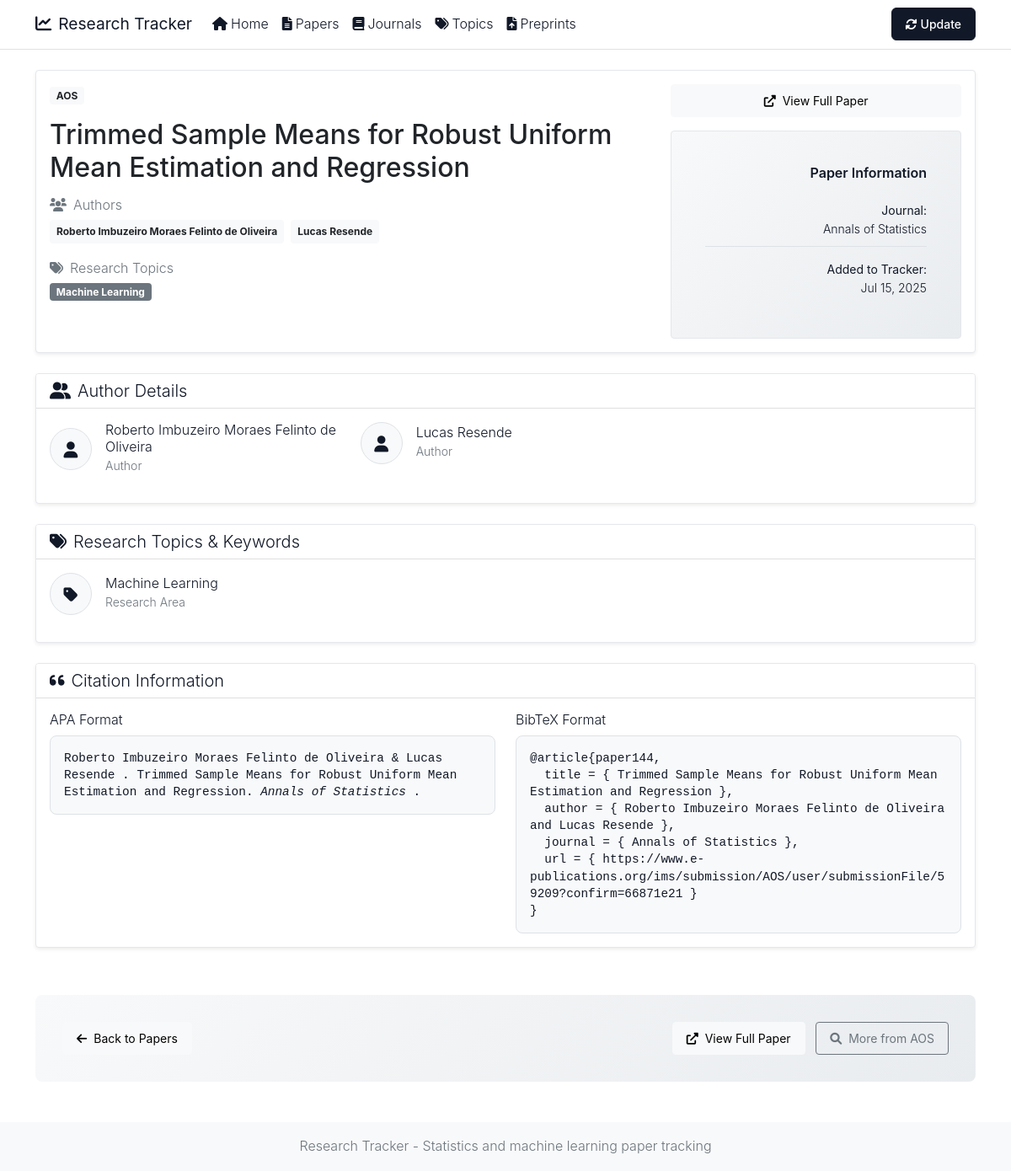
Page /paper/144 on the earlier database version.
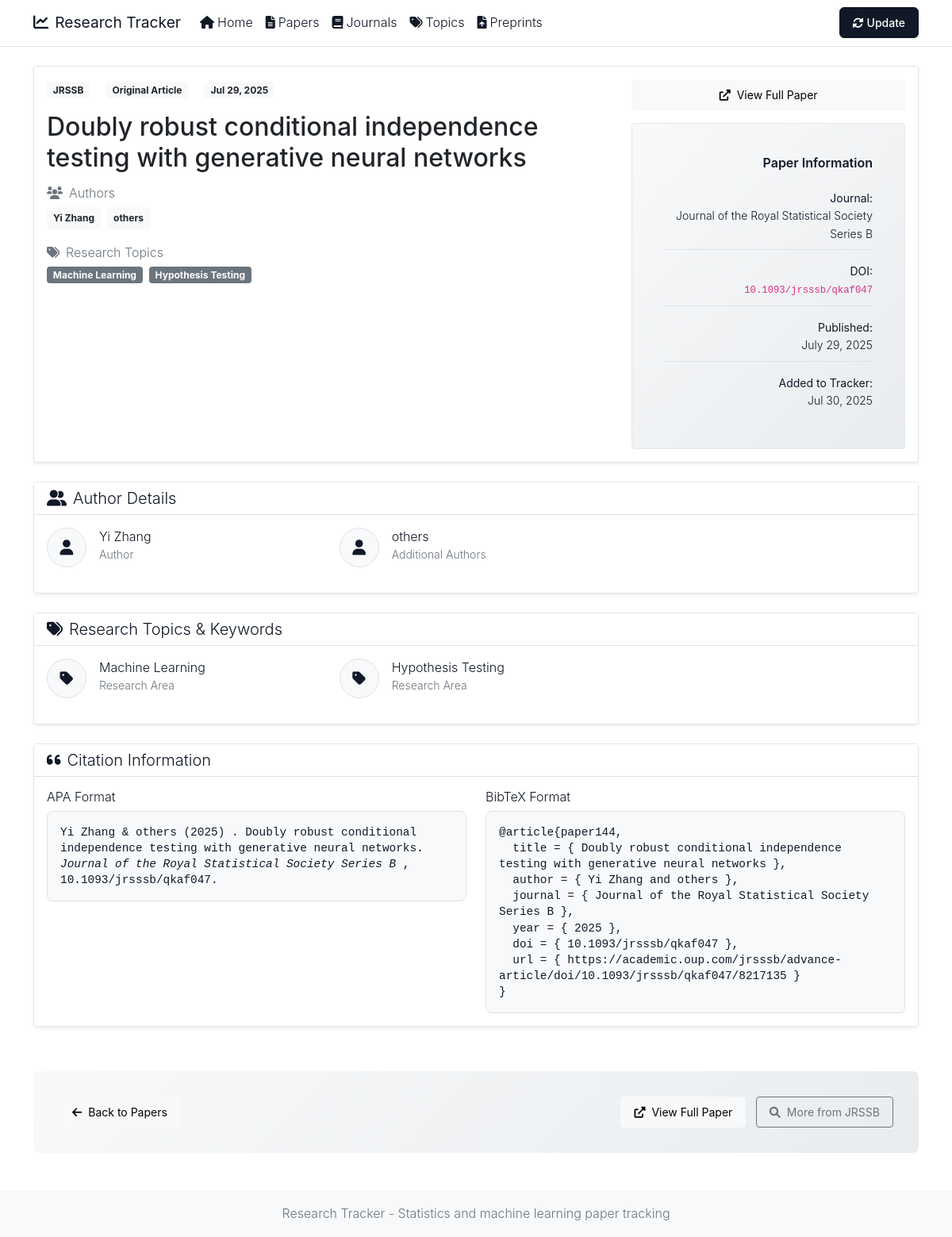
Same page on the later database version.
### app/models.py (models this page shows)
class Journal(Base):
    __tablename__ = 'journals'
    id = Column(Integer, primary_key=True, index=True)
    name = Column(String(100), unique=True, index=True)
    abbreviation = Column(String(20), unique=True)
    url = Column(String(500))
    papers_url = Column(String(500))
    papers = relationship("Paper", back_populates="journal")

class Paper(Base):
    __tablename__ = 'papers'
    id = Column(Integer, primary_key=True, index=True)
    title = Column(String(500), index=True)
    abstract = Column(Text, nullable=True)
    doi = Column(String(200), nullable=True, unique=True)
    url = Column(String(500), nullable=True)
    pdf_url = Column(String(500), nullable=True)
    bibtex = Column(Text, nullable=True)  # Store BibTeX citation
    publication_date = Column(DateTime, nullable=True)
    accepted_date = Column(DateTime, nullable=True)
    scraped_date = Column(DateTime, default=datetime.utcnow)
    section = Column(String(100), nullable=True)  # Added section field
    journal_id = Column(Integer, ForeignKey('journals.id'))
    journal = relationship("Journal", back_populates="papers")
    authors = relationship("Author", secondary=paper_authors, back_populates="papers", order_by=paper_authors.c.author_order)
    topics = relationship("Topic", secondary=paper_topics, back_populates="papers")

class Author(Base):
    __tablename__ = 'authors'
    id = Column(Integer, primary_key=True, index=True)
    name = Column(String(200), index=True)
    email = Column(String(200), nullable=True)
    affiliation = Column(String(500), nullable=True)
    papers = relationship("Paper", secondary=paper_authors, back_populates="authors")

class Topic(Base):
    __tablename__ = 'topics'
    id = Column(Integer, primary_key=True, index=True)
    name = Column(String(100), unique=True, index=True)
    description = Column(Text, nullable=True)
    papers = relationship("Paper", secondary=paper_topics, back_populates="topics")

### app/main.py (the view)
@app.get("/paper/{paper_id}", response_class=HTMLResponse)
async def paper_detail(request: Request, paper_id: int, db: Session = Depends(get_db)):
    paper = db.query(Paper).filter(Paper.id == paper_id).first()
    if not paper:
        raise HTTPException(status_code=404, detail="Paper not found")
    return templates.TemplateResponse("paper_detail.html", {
        "request": request,
        "paper": paper
    })

### templates/paper_detail.html (shortened to what this page needs)
{% extends "base.html" %}
{% block content %}
<div class="row mb-4">
    <div class="col-12">
        <div class="card shadow-sm">
            <div class="card-body">
                <div class="row">
                    <div class="col-md-8">
                        <div class="mb-3">
                            <span class="badge bg-light text-dark me-3">{{ paper.journal.abbreviation if paper.journal else 'Unknown' }}</span>
                            {% if paper.section %}
                            <span class="badge bg-light text-dark me-3">{{ paper.section }}</span>
                            {% endif %}
                            {% if paper.publication_date %}
                            <span class="badge bg-light text-dark">{{ paper.publication_date.strftime('%b %d, %Y') }}</span>
                            {% endif %}
                        </div>
                        <h1 class="h2 mb-3 text-dark">{{ paper.title }}</h1>
                        {% if paper.authors %}
                        <div class="mb-3">
                            <h6 class="text-muted mb-2">
                                <i class="fas fa-users me-2"></i>Authors
                            </h6>
                            <div class="d-flex flex-wrap">
                                {% for author_name in paper.authors | format_authors %}
                                <span class="badge bg-light text-dark me-2 mb-1 p-2">{{ author_name }}</span>
                                {% endfor %}
                            </div>
                        </div>
                        {% endif %}
                        {% if paper.topics %}
                        <div class="mb-3">
                            <h6 class="text-muted mb-2">
                                <i class="fas fa-tags me-2"></i>Research Topics
                            </h6>
                            <div class="d-flex flex-wrap">
                                {% for topic in paper.topics %}
                                <span class="badge bg-secondary me-2 mb-1">{{ topic.name }}</span>
                                {% endfor %}
                            </div>
                        </div>
                        {% endif %}
                    </div>
                    <div class="col-md-4">
                        <div class="text-end">
                            <div class="mb-3">
                                {% if paper.url %}
                                <a href="{{ paper.url }}" class="btn btn-light btn-lg mb-2 d-block" target="_blank">
                                    <i class="fas fa-external-link-alt me-2"></i>View Full Paper
                                </a>
                                {% endif %}
                            </div>
                            <div class="card info-card">
                                <div class="card-body p-3">
                                    <h6 class="card-title mb-3">Paper Information</h6>
                                    <ul class="list-unstyled mb-0 small info-list">
                                        <li class="mb-2">
                                            <strong>Journal:</strong><br>
                                            {{ paper.journal.name if paper.journal else 'Unknown' }}
                                        </li>
                                        {% if paper.doi %}
                                        <li class="mb-2">
                                            <strong>DOI:</strong><br>
                                            <code class="small">{{ paper.doi }}</code>
                                        </li>
                                        {% endif %}
                                        {% if paper.publication_date %}
                                        <li class="mb-2">
                                            <strong>Published:</strong><br>
                                            {{ paper.publication_date.strftime('%B %d, %Y') }}
                                        </li>
                                        {% endif %}
                                        <li class="mb-0">
                                            <strong>Added to Tracker:</strong><br>
                                            {{ paper.scraped_date.strftime('%b %d, %Y') if paper.scraped_date else 'Unknown' }}
                                        </li>
                                    </ul>
                                </div>
                            </div>
                        </div>
                    </div>
                </div>
            </div>
        </div>
    </div>
</div>
{% if paper.authors %}
<div class="row mb-4">
    <div class="col-12">
        <div class="card shadow-sm">
            <div class="card-header bg-white">
                <h5 class="mb-0">
                    <i class="fas fa-user-friends me-2"></i>Author Details
                </h5>
            </div>
            <div class="card-body">
                <div class="row">
                    {% for author_name in paper.authors | format_authors %}
                    <div class="col-md-6 col-lg-4 mb-3">
                        <div class="d-flex align-items-center">
                            <div class="author-avatar">
                                <i class="fas fa-user"></i>
                            </div>
                            <div>
                                <h6 class="mb-0">{{ author_name }}</h6>
                                {% if author_name == 'others' %}
                                <small class="text-muted">Additional Authors</small>
                                {% else %}
                                <small class="text-muted">Author</small>
                                {% endif %}
                            </div>
                        </div>
                    </div>
                    {% endfor %}
                </div>
            </div>
        </div>
    </div>
</div>
{% endif %}
{% if paper.topics %}
<div class="row mb-4">
    <div class="col-12">
        <div class="card shadow-sm">
            <div class="card-header bg-white">
                <h5 class="mb-0">
                    <i class="fas fa-tags me-2"></i>Research Topics & Keywords
                </h5>
            </div>
            <div class="card-body">
                <div class="row">
                    {% for topic in paper.topics %}
                    <div class="col-md-6 col-lg-4 mb-3">
                        <div class="d-flex align-items-center">
                            <div class="topic-avatar">
                                <i class="fas fa-tag"></i>
                            </div>
                            <div>
                                <h6 class="mb-0">{{ topic.name }}</h6>
                                <small class="text-muted">Research Area</small>
                            </div>
                        </div>
                    </div>
                    {% endfor %}
                </div>
            </div>
        </div>
    </div>
</div>
{% endif %}
<div class="row mb-4">
    <div class="col-12">
        <div class="card shadow-sm">
            <div class="card-header bg-white">
                <h5 class="mb-0">
                    <i class="fas fa-quote-left me-2"></i>Citation Information
                </h5>
            </div>
            <div class="card-body">
                <div class="row">
                    <div class="col-md-6">
                        <h6>APA Format</h6>
                        <div class="citation-box">
                            <code>
                                {% for author_name in paper.authors | format_authors %}
                                    {% if loop.index0 > 0 %}
                                        {% if loop.last %} & {% else %}, {% endif %}
                                    {% endif %}
                                    {{ author_name }}
                                {% endfor %}
                                {% if paper.publication_date %}
                                 ({{ paper.publication_date.year }})
                                {% endif %}.
                                {{ paper.title }}.
                                <em>{{ paper.journal.name if paper.journal else 'Unknown Journal' }}</em>
                                {% if paper.doi %}, {{ paper.doi }}{% endif %}.
                            </code>
                        </div>
                    </div>
                    <div class="col-md-6">
                        <h6>BibTeX Format</h6>
                        <div class="citation-box">
                            {% if paper.bibtex %}
                            <pre><code>{{ paper.bibtex }}</code></pre>
                            {% else %}
                            <code>
@article{paper{{ paper.id }},<br>
&nbsp;&nbsp;title = { {{ paper.title }} },<br>
&nbsp;&nbsp;author = {
                                {% for author_name in paper.authors | format_authors %}
                                    {% if loop.index0 > 0 %} and {% endif %}{{ author_name }}
                                {% endfor %}
                                },<br>
&nbsp;&nbsp;journal = { {{ paper.journal.name if paper.journal else 'Unknown Journal' }} },<br>
{% if paper.publication_date %}&nbsp;&nbsp;year = { {{ paper.publication_date.year }} },<br>{% endif %}
{% if paper.doi %}&nbsp;&nbsp;doi = { {{ paper.doi }} },<br>{% endif %}
&nbsp;&nbsp;url = { {{ paper.url }} }<br>
}
                            </code>
                            {% endif %}
                        </div>
                    </div>
                </div>
            </div>
        </div>
    </div>
</div>
<div class="row mb-4">
    <div class="col-12">
        <div class="action-buttons">
            <div class="d-flex justify-content-between align-items-center">
                <a href="/papers" class="btn btn-light btn-lg btn-action">
                    <i class="fas fa-arrow-left me-2"></i>Back to Papers
                </a>
                <div>
                    {% if paper.url %}
                    <a href="{{ paper.url }}" class="btn btn-light btn-lg btn-action me-2" target="_blank">
                        <i class="fas fa-external-link-alt me-2"></i>View Full Paper
                    </a>
                    {% endif %}
                    <a href="/papers?journal={{ paper.journal.name if paper.journal else '' }}" class="btn btn-outline-secondary btn-lg btn-action">
                        <i class="fas fa-search me-2"></i>More from {{ paper.journal.abbreviation if paper.journal else 'Journal' }}
                    </a>
                </div>
            </div>
        </div>
    </div>
</div>
{% endblock %}

### templates/base.html (shortened to what this page needs)
<!DOCTYPE html>
<html lang="en">
<head>
    <link href="https://cdn.jsdelivr.net/npm/bootstrap@5.1.3/dist/css/bootstrap.min.css" rel="stylesheet">
    <link href="https://cdnjs.cloudflare.com/ajax/libs/font-awesome/6.0.0/css/all.min.css" rel="stylesheet">
    <link href="/static/style.css?v=11" rel="stylesheet">
</head>
<body>
    <nav class="navbar navbar-expand-lg navbar-light bg-white border-bottom">
        <div class="container">
            <a class="navbar-brand" href="/">
                <i class="fas fa-chart-line me-2"></i>Research Tracker
            </a>
            <div class="collapse navbar-collapse" id="navbarNav">
                <ul class="navbar-nav me-auto">
                    <li class="nav-item">
                        <a class="nav-link" href="/"><i class="fas fa-home me-1"></i>Home</a>
                    </li>
                    <li class="nav-item">
                        <a class="nav-link" href="/papers"><i class="fas fa-file-alt me-1"></i>Papers</a>
                    </li>
                    <li class="nav-item">
                        <a class="nav-link" href="/journals"><i class="fas fa-book me-1"></i>Journals</a>
                    </li>
                    <li class="nav-item">
                        <a class="nav-link" href="/topics"><i class="fas fa-tags me-1"></i>Topics</a>
                    </li>
                    <li class="nav-item">
                        <a class="nav-link" href="/preprints"><i class="fas fa-file-upload me-1"></i>Preprints</a>
                    </li>
                </ul>
                <form class="d-flex">
                    <button class="btn btn-update" type="button" onclick="triggerScrape()" id="updateBtn">
                        <i class="fas fa-sync-alt me-1"></i>Update
                    </button>
                </form>
            </div>
        </div>
    </nav>
    <main class="container my-4">
        {% block content %}{% endblock %}
    </main>
    <footer class="bg-light text-center py-3 mt-5">
        <div class="container">
            <p class="mb-0 text-muted">Research Tracker - Statistics and machine learning paper tracking</p>
        </div>
    </footer>
</body>
</html>

Differences in the rows shown:
no longer on this page (row unchanged): Journal: journal "AOS", journal "Annals of Statistics"
no longer on this page (row edited): Author: name "Roberto Imbuzeiro Moraes Felinto de Oliveira", shows "Author"
no longer on this page (row edited): Author: name "Lucas Resende", shows "Author", shows "and"
now on this page (row unchanged): Journal: journal "JRSSB", journal "Journal of the Royal Statistical Society Series B"
changed Paper id 144: section (not shown) → "Original Article"; publication_date (not shown) → "Jul 29, 2025"; title "Trimmed Sample Means for Robust Uniform Mean Estimation and Regression" → "Doubly robust conditional independence testing with generative neural networks"; doi (not shown) → "10.1093/jrsssb/qkaf047"; publication_date (not shown) → "July 29, 2025"; scraped_date "Jul 15, 2025" → "Jul 30, 2025"; publication_date.year (not shown) → "2025"; url "https://www.e-publications.org/ims/submission/AOS/user/submissionFile/59209?confirm=66871e21" → "https://academic.oup.com/jrsssb/advance-article/doi/10.1093/jrsssb/qkaf047/8217135"
now on this page (row edited): Author: name "Yi Zhang", shows "Author"
now on this page (row edited): Author: name "others", shows "Additional Authors", shows "and"
now on this page (row edited): Topic: name "Hypothesis Testing"
Other differences:
text now shown: "DOI: Published: ( ) , year = { }, doi = { },"
